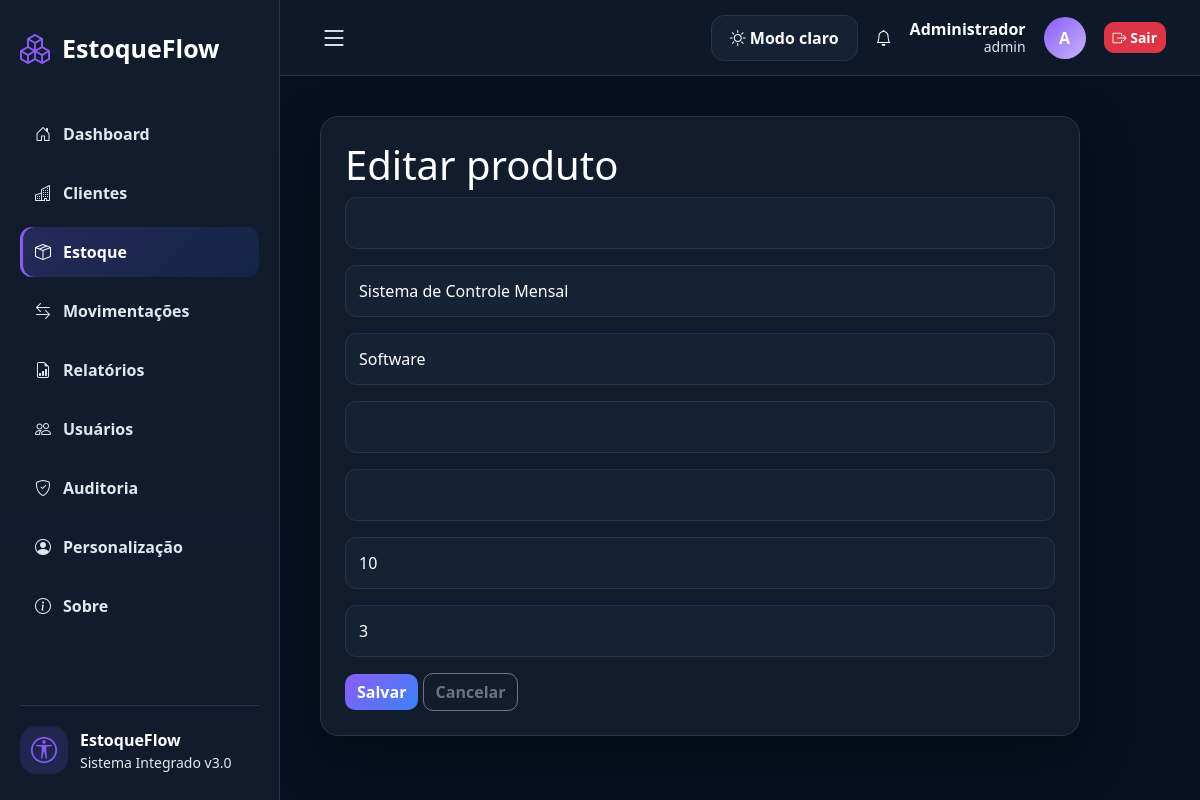
/produtos/editar/1 (signed in), run on the app's committed database.
### tables this page shows
CREATE TABLE produtos(
        id INTEGER PRIMARY KEY AUTOINCREMENT,
        nome TEXT NOT NULL,
        categoria TEXT,
        preco REAL NOT NULL,
        estoque INTEGER NOT NULL DEFAULT 0,
        estoque_minimo INTEGER NOT NULL DEFAULT 3,
        criado_em TEXT NOT NULL
    );

### app.py (the view, shortened to what this page needs)
@app.route("/produtos/editar/<int:id>", methods=["GET","POST"])
@login_required
def editar_produto(id):
    conn=db()
    row=conn.execute("SELECT * FROM produtos WHERE id=?", (id,)).fetchone()
    conn.close()
    return render_template("editar_produto.html", p=row)

### app.py (called while the page is built)
def db():
    conn = sqlite3.connect(DB_PATH)
    conn.row_factory = sqlite3.Row
    return conn

def login_required(f):
    @wraps(f)
    def wrap(*a, **kw):
        if "usuario_id" not in session:
            return redirect(url_for("login"))
        return f(*a, **kw)
    return wrap

@app.context_processor
def inject():
    return {"usuario_nome": session.get("usuario_nome"), "usuario_perfil": session.get("usuario_perfil")}

### templates/editar_produto.html
{% extends "base.html" %}{% block content %}<div class="panel form-panel"><h1>Editar produto</h1><form method="post"><input class="form-control mb-3" name="codigo_barras" value="{{p.codigo_barras}}"><input class="form-control mb-3" name="nome" value="{{p.nome}}" required><input class="form-control mb-3" name="categoria" value="{{p.categoria}}"><input class="form-control mb-3" name="preco_custo" type="number" step="0.01" value="{{p.preco_custo}}"><input class="form-control mb-3" name="preco_venda" type="number" step="0.01" value="{{p.preco_venda}}"><input class="form-control mb-3" name="estoque" type="number" value="{{p.estoque}}"><input class="form-control mb-3" name="estoque_minimo" type="number" value="{{p.estoque_minimo}}"><button class="btn btn-primary">Salvar</button> <a class="btn btn-outline-secondary" href="/produtos">Cancelar</a></form></div>{% endblock %}

### static/css/style.css (style rules this page uses)
:root { --bg:#f4f7fb;--surface:#ffffff;--surface2:#eef3fb;--text:#111827;--muted:#475569;--border:#dbe2ef;--primary:#6d5cff;--primary2:#2563eb;--shadow:0 16px 45px rgba(15,23,42,.08) }
[data-theme="dark"] { --bg:#071021;--surface:#111c2d;--surface2:#152235;--text:#ffffff;--muted:#e2e8f0;--border:#263449;--primary:#8b5cf6;--primary2:#3b82f6;--shadow:0 18px 50px rgba(0,0,0,.35) }
* { box-sizing:border-box }
body { margin:0;background:var(--bg);color:var(--text);font-family:"Segoe UI",Arial,sans-serif }
a { text-decoration:none;color:inherit }
.panel { background:var(--surface);border:1px solid var(--border);border-radius:18px;padding:24px;box-shadow:var(--shadow) }
.form-panel { max-width:760px }
.form-control,select,textarea { background:var(--surface2)!important;border:1px solid var(--border)!important;color:var(--text)!important;padding:13px;border-radius:11px }
.form-control::placeholder,textarea::placeholder { color:var(--muted)!important }
.btn { border-radius:10px;font-weight:700 }
.btn-primary { background:linear-gradient(135deg,var(--primary),var(--primary2));border:0 }

### data on the page
produtos: nome "Sistema de Controle Mensal", categoria "Software", estoque "10", estoque_minimo "3"

### other printed values
{{ usuario_nome }} "Administrador"
{{ usuario_perfil }} "admin"
{{ usuario_nome[0]|upper }} "A"
